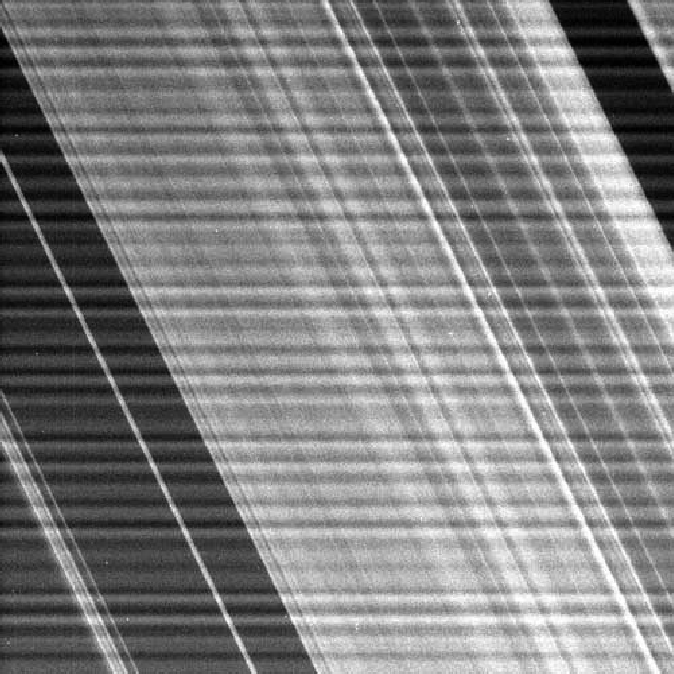
#> input picture immagini/anelli.tif, 674 x 674 px, found by its file name
$ python fase_modulo_fft.py
#> lines starting #> are read from the running program, lines starting #| are printed output that depends on the picture
import numpy as np
import skimage.io as io
import matplotlib.pyplot as plt
from skimage.util import random_noise


plt.close('all')

x = np.float64(io.imread('Immagini/anelli.tif'))
#> x: shape (674, 674) float64; min 0, max 255, mean 127.9
X = np.fft.fftshift(np.fft.fft2(x) )
modulo_X = np.abs(X)
fase_X=np.angle(X)
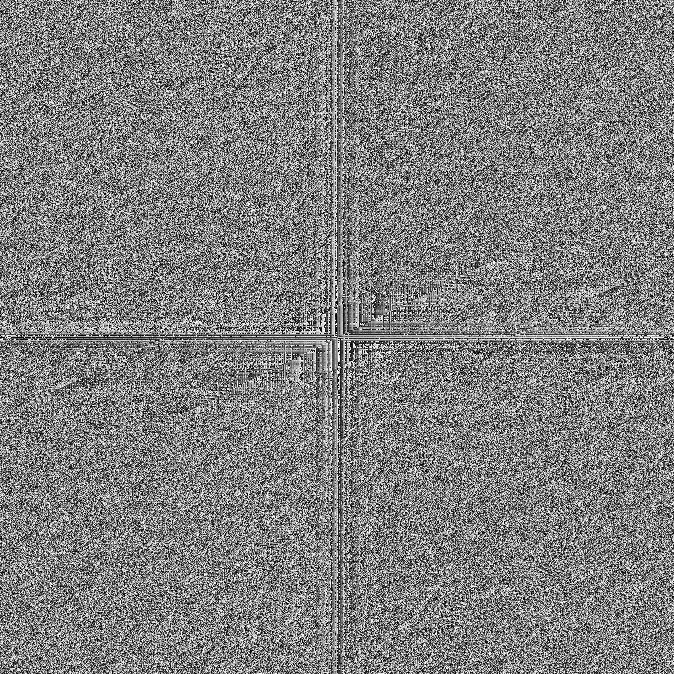
#> fase_X: shape (674, 674) float64; min -3.14, max 3.14, mean -2.07e-05; drawn with min black and max white


plt.figure(3)
plt.imshow(x, clim=[0,255], cmap='gray')
plt.figure(1)
plt.imshow(np.log(1+modulo_X), clim=None, cmap='gray', extent=(-0.5,+0.5,+0.5,-0.5))

plt.figure(2)
plt.imshow(fase_X, clim=[-np.pi, np.pi], cmap='gray')


m = np.fft.fftshift(np.fft.fftfreq(np.log(1+modulo_X).shape[0]))
#> m = 674 values from -0.5 to 0.499
n = np.fft.fftshift(np.fft.fftfreq(np.log(1+modulo_X).shape[1]))
#> n = 674 values from -0.5 to 0.499
from mpl_toolkits.mplot3d import Axes3D
ax = Axes3D(plt.figure()); # crea una figura per i grafici 3d
l,k = np.meshgrid(n,m)
ax.plot_surface(l,k,np.log(1+modulo_X), linewidth=0, cmap='jet')
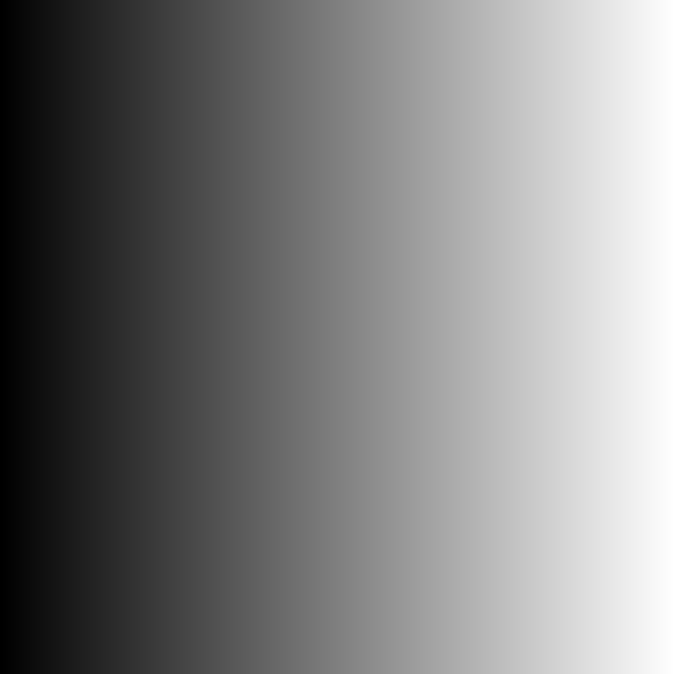
#> l: shape (674, 674) float64; min -0.5, max 0.499, mean -0.000742; drawn with min black and max white

plt.show()
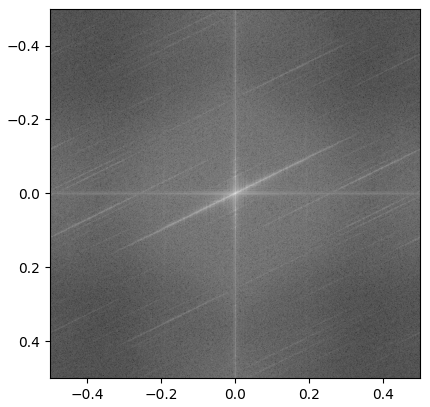
#> figure drawn by matplotlib, 1 panel

$ run again, with immagini/car.tif copied over immagini/anelli.tif
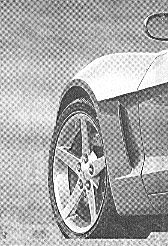
#> input picture immagini/car.tif, 168 x 246 px, found by its file name
#> `fase_X=np.angle(X)`:
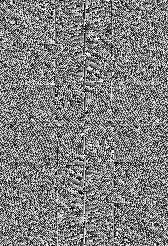
#> fase_X: shape (246, 168) float64; min -3.14, max 3.14, mean 7.6e-05; drawn with min black and max white
#> `plt.show()`:
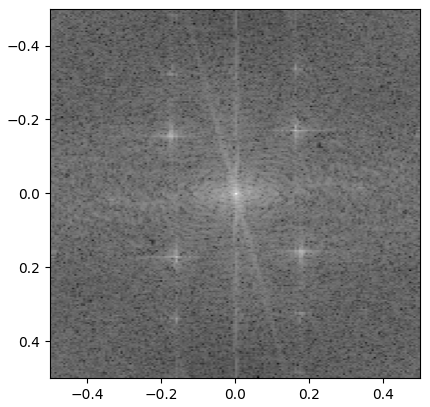
#> figure drawn by matplotlib, 1 panel

$ run again, with immagini/impronta1.tif copied over immagini/anelli.tif
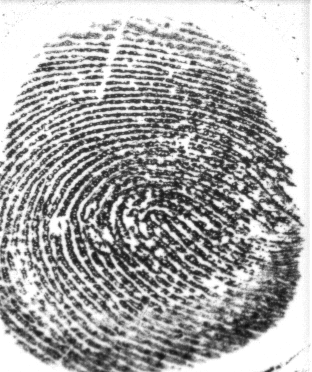
#> input picture immagini/impronta1.tif, 312 x 372 px, found by its file name
#> `fase_X=np.angle(X)`:
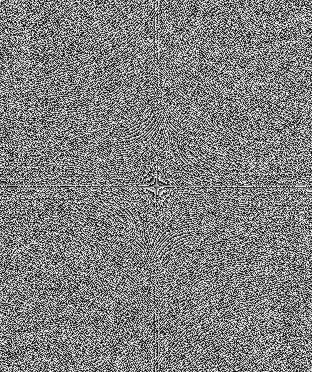
#> fase_X: shape (372, 312) float64; min -3.14, max 3.14, mean 2.71e-05; drawn with min black and max white
#> `plt.show()`:
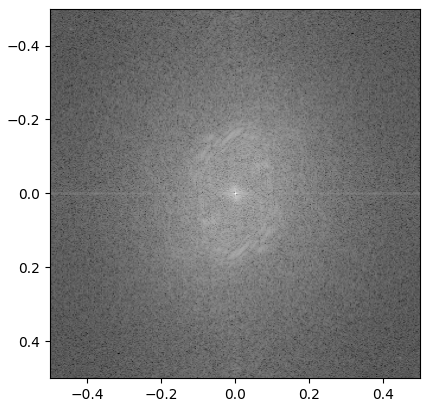
#> figure drawn by matplotlib, 1 panel
